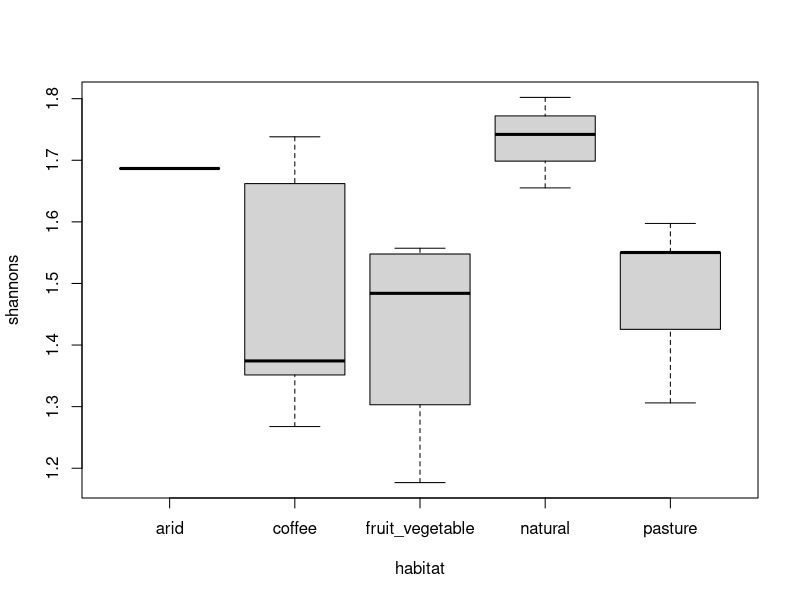

Reproduce this figure in R. (Note: this script raises an error after producing the figure.)
# Script to compile 2022 and 2023 data and clean it
# Sabrina McNew
# Updated May 2025
library(tidyr)
library(vegan)
library(dplyr)
library(lubridate) # modify dates

# Load data ---------------------------------------------------------------

dat_2022 <- read.csv("input_data/base_de_datos_aves2022.csv") %>% rename_with(tolower)
dat_2023 <- read.csv("input_data/Campo2023_base_datos.csv") %>% rename_with(tolower)
data <- bind_rows(dat_2022, dat_2023)


head(data)
dim(data) #5550 total rows

# Process data  -----------------------------------------------------------

data <- data %>%
  mutate(taxon = case_when(species == "CRA" ~ "Platyspiza crassirostris", # add latin name
                           species == "FOR" ~ "Geospiza fortis",
                           species == "FUL" ~ "Geospiza fuliginosa",
                           species == "GAMO" ~ "Mimus parvulus",
                           species == "MAG" ~ "Geospiza magnirostris",
                           species == "MELA" ~ "Coccyzus melacoryphus",
                           species == "MYI" ~ "Myiarchus magnirostris",
                           species == "OLI" ~ "Certhidea olivacea",
                           species == "PAL" ~ "Camarhynchus pallidus",
                           species == "PET" ~ "Setophaga petechia",
                           species == "PSI" ~ "Camarhynchus psittacula",
                           species == "SCA" ~ "Geospiza scandens",
                           species == "ZEN" ~ "Zenaida galapagoensis",
                           species == "PAR" ~ "Camarhynchus parvulus",
                           species == "GALLARETA" ~ "Neocrex erythrops",
                           species == "ANI" ~ "Crotophaga ani")) %>%
  mutate(type_of_site = tolower(type_of_site)) %>%
  mutate(type_of_site = case_when(type_of_site == "humeda" ~ "bosque", #synonymize habitat types
                                  type_of_site == "" ~ "agricola",
                                  site == "Maria Elena Guerra" ~ "agricola", # per Ilke 2025
                                  site == "Reina Oleas" ~ "agricola", # per Ilke 2025
                                  TRUE ~ type_of_site)) %>%
  mutate(site = case_when(site == "El Barranco" ~ "Barranco", # synonymize micro-sites within CDRS
                          site == "FCD" ~ "Barranco",
                          site == "Corrales" ~ "Barranco",
                          TRUE ~ site)) %>%
  filter(!is.na(band)) %>%
  filter(!is.na(pox_iur)) %>%
  filter(!is.na(species)) %>%
  group_by(band, species) %>%
  mutate(ncaps = n()) %>% # number of total captures for this individual
  mutate(capturen = 1:n()) %>% # which capture was this for the individual
  mutate(n_estados = n_distinct(pox_iur)) %>% # number of pox states, i.e. if captured I and then U = 2
  as.data.frame()

# Add additional site information --------------------------------------------

# Shannon's diversity per site
# Create a species x column data frame

shannons <- table(data$site, data$species) %>%
  diversity(., index = "shannon")
shannon_df <- data.frame(site = names(shannons), shannons = as.numeric(shannons))

# Add additional information about type of site
sites <- read.csv("input_data/sites.csv") %>% left_join(., shannon_df)
data <- left_join(data, sites)

boxplot(shannons ~ habitat, data = sites)
# Process data to create net hours
# Use lubridate package to turn hours from character into time format

data <- data %>%
  mutate(rain_time = ifelse(is.na(rain_time), "00:00", rain_time)) %>%
  mutate(rain_time = ifelse(rain_time == "", "00:00", rain_time)) %>%
  mutate(across(c(net_open, net_close, rain_time), hm)) %>%
  mutate(operating_hours = time_length(net_close - net_open - rain_time, unit = "hour")) %>%
  mutate(net_hours = operating_hours * net_no)

table(data$net_hours)

# calculate total captures per day
bird_dens <- data %>%
  group_by(date) %>%
  summarize(total_daily_caps = n())


# add daily captures to data
data <- left_join(data, bird_dens)


# calculate density as daily captures / net hours
data <- mutate(data, bird_dens = total_daily_caps / net_hours)


# create a column called "banded" that shows whether the bird was banded or not

data <- data %>%
  mutate (
    banded = case_when(
      grepl("FUL", band) ~ 0,
      grepl("FUL", band) ~ 0,
      grepl("OLI", band) ~ 0,
      grepl("PET", band) ~ 0,
      grepl("MYI", band) ~ 0,
      grepl("ANI", band) ~ 0,
      grepl("PAR", band) ~ 0,
      grepl("GALLARETA", band) ~ 0,
      grepl("NA-GALL", band) ~ 0,
      grepl("NO ANILLADO", band) ~ 0,
      grepl("UNBANDED", band) ~ 0,
      band == "" ~ 0,
      TRUE ~ 1)
          )

# Fix date formatting,
# Make sure data are sorted by date
data <-
  data %>%
  mutate(date = as.Date(paste(day, month, year, sep = "/"), format = "%d/%m/%Y")) %>%
  arrange(date) %>%
  mutate(year_month = floor_date(date, unit = "month")) %>% # add id column for year x month
  mutate(year_week = floor_date(date, unit = "week")) %>%  # add id column for week of year
  mutate(day_of_year = yday(date))  # correct small errors in day of year


# Add a column that indicates inf_stat; 1 = infected, 0 is uninfected
data <-
  data %>% mutate (inf_stat = case_when(pox_iur == "U" ~ 0,
                                        pox_iur == "R" ~ 0,
                                        pox_iur == "I" ~ 1))




# Calculate Body Condition ---------------------------------------------------------------
# First remove Anis from study
data <- data %>% filter(species != "ANI")

smi_slope <- function(thedata) {
  # Calculate Beta coefficient from OLS regression
  Bols <- lm(log(mass) ~ log(tarsus), data = thedata)$coefficients[2]
  # Calculate R coefficient
  pearsons_r <- cor(
    x = log(thedata$tarsus),
    y = log(thedata$mass),
    use = "complete.obs",
    method = "pearson"
  )
  smi_slope = Bols / pearsons_r # calculate smi_slope
  smi_slope = as.vector(smi_slope)
  return(smi_slope)
}

# Calculate a slope for each species
bsmi <- data %>% group_by(species) %>%
  do(smis = smi_slope(.)) %>%
  mutate(smis = unlist(smis)) %>%
  as.data.frame

# Calculate mean tarsus for each species and add that to species-slopes
meant <- data %>% group_by(species) %>%
  summarize(meant = mean(tarsus, na.rm = T))
bsmi <- left_join(bsmi, meant)

# Add those slopes on to the big data frame
data <- left_join(data, bsmi)

# Calculate individual body condition
# condition = mass * (mean_tarsus/tarsus)^smi

data <- data %>%
  mutate(condition = mass *((meant/tarsus)^smis))




# Export data -------------------------------------------------------------


# exclude strange fuliginosa with 60g mass
data <- data %>% filter(band != "SM827")

write.csv(data, "formatted_data/combined_2022_2023_finch.csv", row.names = FALSE)


# Compile locality info ---------------------------------------------------

locals <- data %>% select(site, latitude, longitude, habitat) %>%
  distinct(site, .keep_all = TRUE) %>%
  mutate(habitat = case_when(site == "Garrapatero" ~ "arid", TRUE ~ habitat)) %>%
  na.omit()
write.csv(locals, "formatted_data/locals.csv", row.names = F)


# Check tarsus and mass  --------------------------------------------------
# Subsequent analysis of tarsus and mass suggested that some entries should be
# checked in the data. Code below looks for outliers in these two metrics and flags
# entries for checking. March 2024: exported file for checking and subsequently
# corrected a few (~25 entries) based on paper data sheets.


# Procedure:
# find a way to check the expected mass and tarsus for each species and
# flag outliers
# calculate species-specific quantiles for mass and tarsus
# find "upper" and "lower" bounds for each species equal to 1.5 x the
# interquartile range, subtracted or added to the first or third quartile

# mass_bounds <- aggregate(mass ~ species, data = data, fivenum) %>%
#   do.call("data.frame", .) %>%
#   mutate(m.lowerbound = mass.2 - (1.5 * (mass.4 - mass.2))) %>%
#   mutate(m.upperbound = mass.4 + (1.5 * (mass.4 - mass.2)))
#
# tarsus_bounds <- aggregate(tarsus ~ species, data = data, fivenum) %>%
#   do.call("data.frame", .) %>%
#   mutate(t.lowerbound = tarsus.2 - (1.5 * (tarsus.4 - tarsus.2))) %>%
#   mutate(t.upperbound = tarsus.4 + (1.5 * (tarsus.4 - tarsus.2)))
#
# both_bounds <- left_join(mass_bounds[,c("species", "m.lowerbound", "m.upperbound")],
#                          tarsus_bounds[,c("species", "t.lowerbound", "t.upperbound")])
#
# # add bounds onto the main data frame, create a "flag mass" and "flag tarsus"
# # column to id problem entries
# data <- left_join(data, both_bounds) %>%
#         mutate(flag_mass = ifelse(mass < m.lowerbound | mass > m.upperbound, 1, 0)) %>%
#         mutate(flag_tarsus = ifelse(tarsus < t.lowerbound | tarsus > t.upperbound, 1,0))
#
# data %>% filter(flag_mass == 1 ) %>% dim
# data %>% filter(flag_tarsus == 1 ) %>% dim



